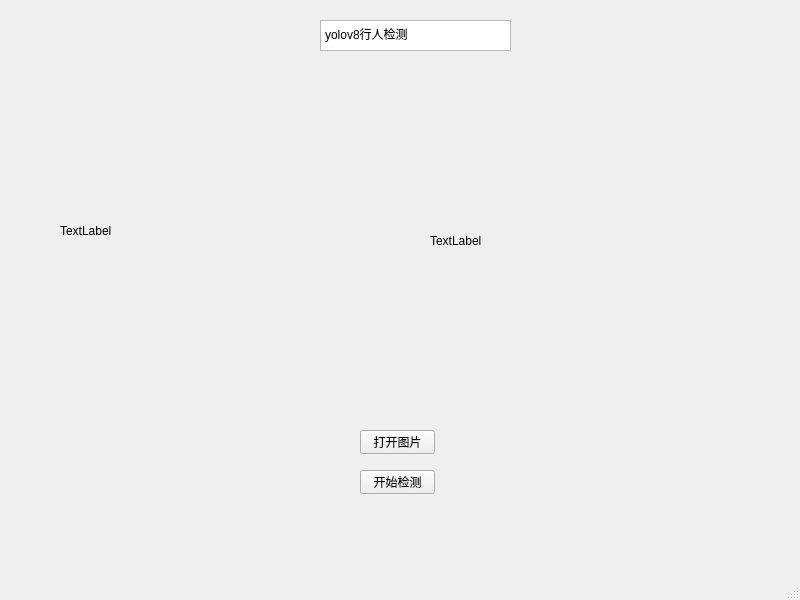
<?xml version="1.0" encoding="UTF-8"?>
<ui version="4.0">
 <class>MainWindow</class>
 <widget class="QMainWindow" name="MainWindow">
  <property name="geometry">
   <rect>
    <x>0</x>
    <y>0</y>
    <width>800</width>
    <height>600</height>
   </rect>
  </property>
  <property name="windowTitle">
   <string>MainWindow</string>
  </property>
  <widget class="QWidget" name="centralwidget">
   <widget class="QPushButton" name="pushButton">
    <property name="geometry">
     <rect>
      <x>360</x>
      <y>430</y>
      <width>75</width>
      <height>24</height>
     </rect>
    </property>
    <property name="text">
     <string>打开图片</string>
    </property>
   </widget>
   <widget class="QPushButton" name="pushButton_2">
    <property name="geometry">
     <rect>
      <x>360</x>
      <y>470</y>
      <width>75</width>
      <height>24</height>
     </rect>
    </property>
    <property name="text">
     <string>开始检测</string>
    </property>
   </widget>
   <widget class="QLabel" name="label">
    <property name="geometry">
     <rect>
      <x>60</x>
      <y>90</y>
      <width>301</width>
      <height>281</height>
     </rect>
    </property>
    <property name="text">
     <string>TextLabel</string>
    </property>
   </widget>
   <widget class="QLabel" name="label_2">
    <property name="geometry">
     <rect>
      <x>430</x>
      <y>100</y>
      <width>291</width>
      <height>281</height>
     </rect>
    </property>
    <property name="text">
     <string>TextLabel</string>
    </property>
   </widget>
   <widget class="QTextBrowser" name="textBrowser">
    <property name="geometry">
     <rect>
      <x>320</x>
      <y>20</y>
      <width>191</width>
      <height>31</height>
     </rect>
    </property>
    <property name="html">
     <string>&lt;!DOCTYPE HTML PUBLIC &quot;-//W3C//DTD HTML 4.0//EN&quot; &quot;http://www.w3.org/TR/REC-html40/strict.dtd&quot;&gt;
&lt;html&gt;&lt;head&gt;&lt;meta name=&quot;qrichtext&quot; content=&quot;1&quot; /&gt;&lt;meta charset=&quot;utf-8&quot; /&gt;&lt;style type=&quot;text/css&quot;&gt;
p, li { white-space: pre-wrap; }
hr { height: 1px; border-width: 0; }
li.unchecked::marker { content: &quot;\2610&quot;; }
li.checked::marker { content: &quot;\2612&quot;; }
&lt;/style&gt;&lt;/head&gt;&lt;body style=&quot; font-family:'Microsoft YaHei UI'; font-size:9pt; font-weight:400; font-style:normal;&quot;&gt;
&lt;p style=&quot; margin-top:0px; margin-bottom:0px; margin-left:0px; margin-right:0px; -qt-block-indent:0; text-indent:0px;&quot;&gt;yolov8行人检测&lt;/p&gt;&lt;/body&gt;&lt;/html&gt;</string>
    </property>
   </widget>
  </widget>
  <widget class="QMenuBar" name="menubar">
   <property name="geometry">
    <rect>
     <x>0</x>
     <y>0</y>
     <width>800</width>
     <height>22</height>
    </rect>
   </property>
  </widget>
  <widget class="QStatusBar" name="statusbar"/>
 </widget>
 <resources/>
 <connections/>
</ui>
